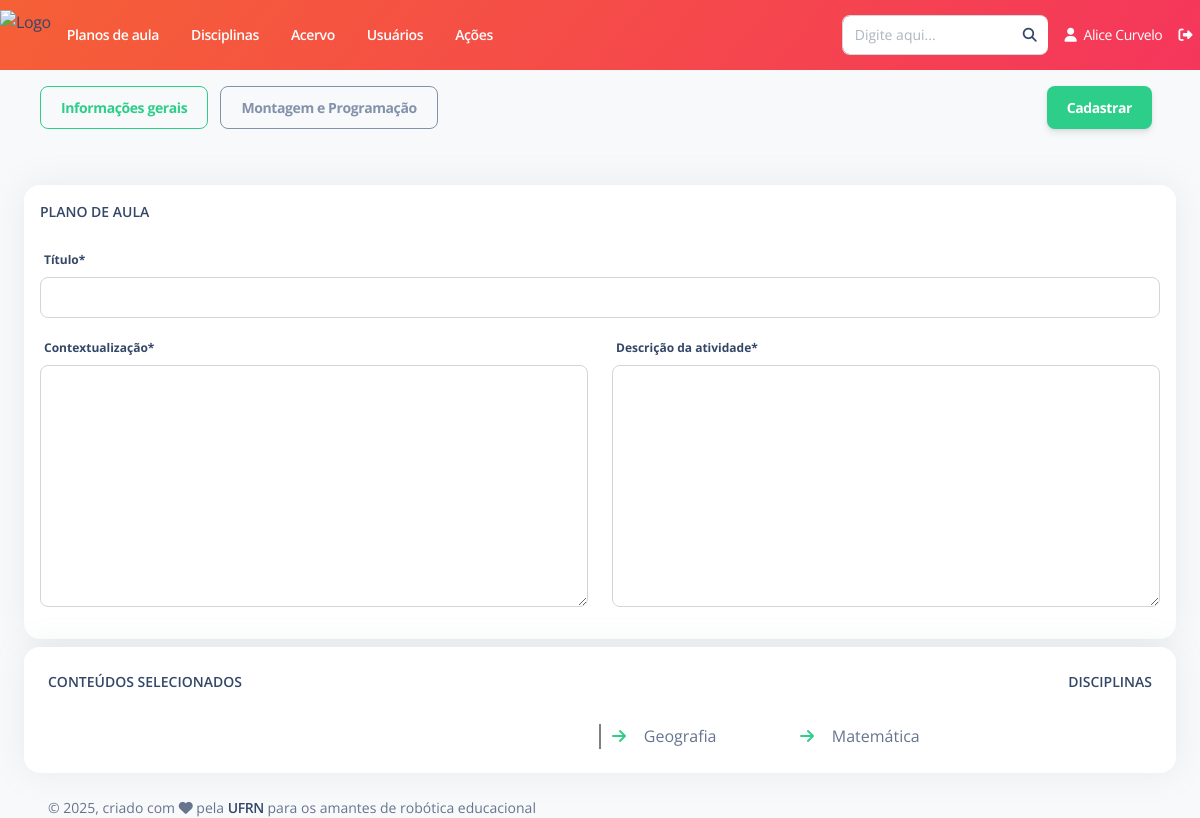
/plano-aula/criar/ (signed in), run on an earlier commit of the app's database.
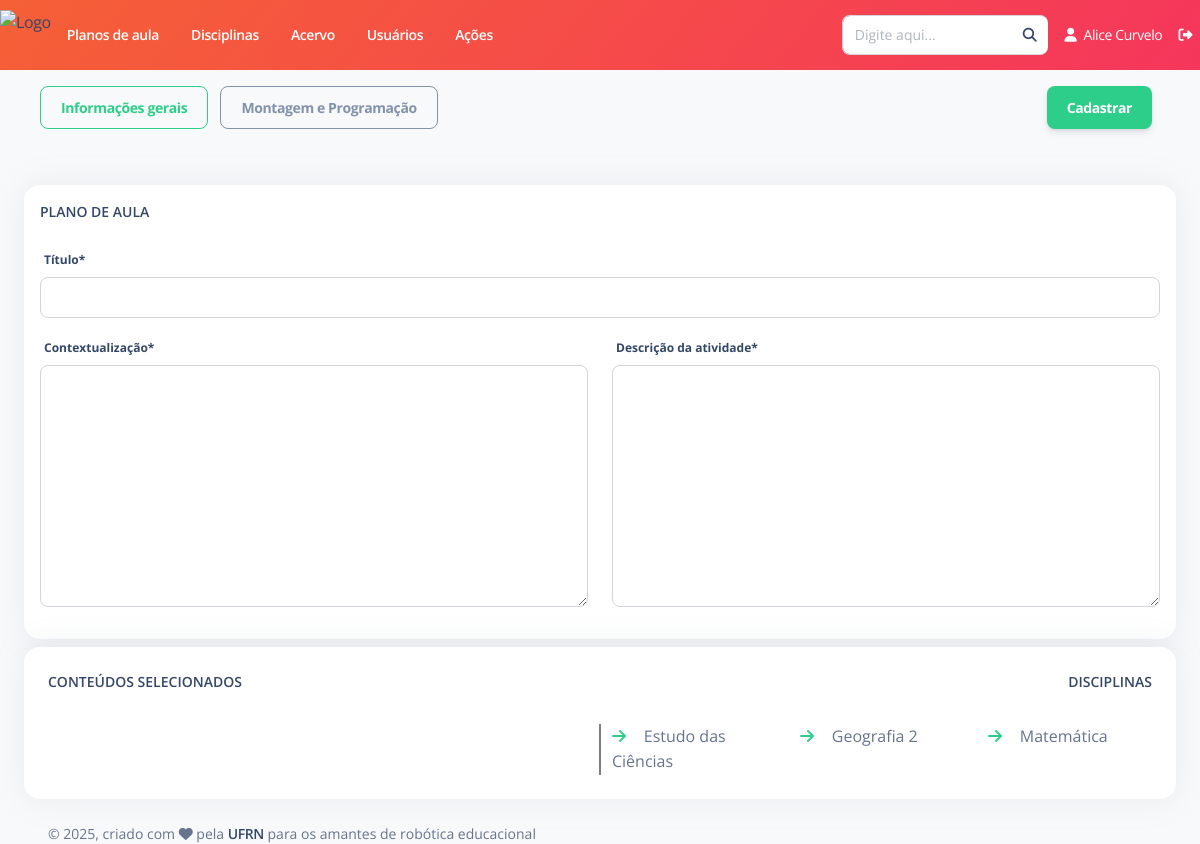
And on a later commit of the database.
### Disciplina/models.py (models this page shows, shortened)
class Disciplina(models.Model):
    nome = models.CharField(unique=True, max_length=200, verbose_name="Nome")
    status = models.CharField(max_length=7, choices=STATUS, default='Ativo')
    class Meta:
        ordering = ['nome']
        verbose_name = "Disciplina"
        verbose_name_plural = "Disciplinas"

### PlanoAula/views.py (the view)
# urls.py: path('criar/', views.CriarAcao.as_view(), name='criar'),
@login_required
def criar(request):
    if (request.method == 'POST'):
        form_inf_gerais = forms.FormInfGerais(request.POST)
        form_montagem = forms.FormMontagem(request.POST, request.FILES)
        form_programacao = forms.FormProgramacao(request.POST, request.FILES)
        if (form_inf_gerais.is_valid() and form_montagem.is_valid() and form_programacao.is_valid()):
            conteudos = request.POST.get('lista_id_conteudos','').split(',')
            plano_aula = PlanoAula()
            plano_aula.criador = Usuario.objects.get(id=request.user.id)
            plano_aula.titulo = form_inf_gerais.cleaned_data['titulo']
            plano_aula.contextualizacao = form_inf_gerais.cleaned_data['contextualizacao']
            plano_aula.descricao_atividade = form_inf_gerais.cleaned_data['descricao_atividade']
            if (form_inf_gerais.cleaned_data['avaliacao'] != ""):
                plano_aula.avaliacao = form_inf_gerais.cleaned_data['avaliacao']
            if (form_montagem.cleaned_data['nivel_dificuldade_montagem'] != ""):
                plano_aula.nivel_dificuldade_montagem = form_montagem.cleaned_data['nivel_dificuldade_montagem']
            if (form_montagem.cleaned_data['robo_equipamento'] != ""):
                plano_aula.robo_equipamento = form_montagem.cleaned_data['robo_equipamento']
            if (form_montagem.cleaned_data['robo_descricao'] != ""):
                plano_aula.robo_descricao = form_montagem.cleaned_data['robo_descricao']
            if (form_montagem.cleaned_data['robo_link'] != ""):
                plano_aula.robo_link = form_montagem.cleaned_data['robo_link']
            if (form_montagem.cleaned_data['robo_pdf'] != ""):
                plano_aula.robo_pdf = form_montagem.cleaned_data['robo_pdf']
            if (form_programacao.cleaned_data['nivel_dificuldade_programacao'] != ""):
                plano_aula.nivel_dificuldade_programacao = form_programacao.cleaned_data['nivel_dificuldade_programacao']
            if (form_programacao.cleaned_data['prog_linguagem'] != ""):
                plano_aula.prog_linguagem = form_programacao.cleaned_data['prog_linguagem']
            if (form_programacao.cleaned_data['prog_descricao'] != ""):
                plano_aula.prog_descricao = form_programacao.cleaned_data['prog_descricao']
            if (form_programacao.cleaned_data['prog_link'] != ""):
                plano_aula.prog_link = form_programacao.cleaned_data['prog_link']
            if (form_programacao.cleaned_data['prog_codigos'] != ""):
                plano_aula.prog_codigos = form_programacao.cleaned_data['prog_codigos']
            plano_aula.save()
            if (conteudos != ['']):
                for conteudo in conteudos:
                    plano_aula.conteudos.add(Conteudo.objects.get(id=int(conteudo)))
            plano_aula.save()
            return redirect('plano_aula:listar')
    else:
        form_inf_gerais = forms.FormInfGerais()
        form_montagem = forms.FormMontagem()
        form_programacao = forms.FormProgramacao()
        lista_disciplinas = Disciplina.objects.filter(status="Ativo")
        lista_conteudos = Conteudo.objects.filter(status="Ativo")
        informacoes = {
            'form_inf_gerais': form_inf_gerais,
            'form_montagem': form_montagem,
            'form_programacao': form_programacao,
            'lista_disciplinas': lista_disciplinas,
            'lista_conteudos': lista_conteudos,
        }
        return render(request, "PlanoAula/criar.html", informacoes)

### PlanoAula/forms.py
class FormInfGerais(ModelForm):
    class Meta:
        model = PlanoAula
        fields = ('titulo', 'contextualizacao', 'descricao_atividade', 'avaliacao')
        error_messages = {
            'titulo': {
                'required': "Esse campo é obrigatório.",
            }
        }

class FormMontagem(ModelForm):
    class Meta:
        model = PlanoAula
        fields = ('nivel_dificuldade_montagem', 'robo_equipamento', 'robo_descricao', 'robo_link', 'robo_pdf')

### templates/PlanoAula/criar.html (shortened to what this page needs)
{% extends "Base/base.html" %}
{% load static %} {% load bootstrap5 %}
{% load crispy_forms_tags %}
{% block conteudo %}
<div class="p-3 d-flex main justify-content-between">
    <div>
        <button id="btn_inf_gerais" class="btn btn-outline-success me-2" onclick="mostrar_inf_gerais()">Informações gerais</button>
        <button id="btn_montagem_programacao" class="btn btn-outline-secondary me-2" onclick="mostrar_montagem_programacao()">Montagem e Programação</button>
    </div>
    <input class="btn btn-success me-2" form="form_plano_aula" type="submit" value="Cadastrar" />
</div>
<form id="form_plano_aula" method="POST" enctype="multipart/form-data">
    <div>
        <div id="div_inf_gerais">
            <div class="row mt-4">
                <div class="col-lg-12 col-md-12 mb-2">
                    <div class="card">
                        <div class="card-header pb-0 p-3">
                            <div class="d-flex justify-content-between">
                                <h6 class="text-uppercase text-sm">Plano de aula</h6>
                            </div>
                        </div>
                        <div class="card-body p-3 overflow-auto">
                            {{ form_inf_gerais.titulo|as_crispy_field }}
                            <div class="row">
                                <div class="col-lg-6 col-md-6 col-12">
                                    {{ form_inf_gerais.contextualizacao|as_crispy_field }}
                                </div>
                                <div class="col-lg-6 col-md-6 col-12">
                                    {{ form_inf_gerais.descricao_atividade|as_crispy_field }}
                                </div>
                            </div>
                        </div>
                    </div>
                </div>
                <div class="col-lg-12 col-md-12 mb-2">
                    <div class="card">
                        <div class="card-header pb-0">
                            <div class="d-flex justify-content-between">
                                <h6 class="text-uppercase text-sm">Conteúdos selecionados</h6>
                                <div>
                                    <h6 id="text_nome_disciplina" class="text-uppercase text-sm">DISCIPLINAS</h6>
                                </div>
                            </div>
                        </div>
                        <div class="card-body overflow-auto">
                            <div class="row">
                                <div class="col-6" style="box-shadow: .5px 0 0 #000;">
                                </div>
                                <div class="col-6" style="box-shadow: -.5px 0 0 #000;">
                                    <div id="div_disciplinas">
                                        <div class="row">
                                            {% for disciplina in lista_disciplinas %}
                                                {% if disciplina.conteudos.all|length > 0 %}
                                                    <div class="col-lg-4 col-md-6">
                                                        <a onclick="selecionar_conteudo('{{disciplina.nome}}')">
                                                            <i class="text-success me-2 icon-xxs dropdown-item-icon fas fa-arrow-right"></i>
                                                        </a>
                                                        {{ disciplina.nome }}
                                                        <br>
                                                    </div>
                                                {% endif %}
                                            {% endfor %}
                                        </div>
                                    </div>
                                </div>
                            </div>
                        </div>
                    </div>
                </div>
            </div>
        </div>
    </div>
</form>
{% endblock %}

### templates/Base/base.html (shortened to what this page needs)
<!DOCTYPE html>
<html lang="pt-br">
  {% load static %}
<head>
    {% include "Base/cabecalho.html" %}
</head>
<body class="g-sidenav-show bg-gray-100">
  <main class="main-content position-relative border-radius-lg ">
          {% include "Base/navbar-horizontal.html" %}
    <div class="container-fluid">
        {% block conteudo %}
        {% endblock %}
        {% include "Base/rodape.html" %}
    </div>
  </main>
  {% include "Base/scripts.html" %}
</body>
</html>

### templates/Base/cabecalho.html (shortened to what this page needs)
{% load static %}
<link href="{% static 'assets/css/nucleo-icons.css' %}" rel="stylesheet" />
<link href="{% static 'assets/css/nucleo-svg.css' %}" rel="stylesheet" />
<link href="{% static 'assets/css/nucleo-svg.css' %}" rel="stylesheet" />
<link id="pagestyle" href="{% static 'assets/css/argon-dashboard.css' %}" rel="stylesheet" />

### templates/Base/navbar-horizontal.html (shortened to what this page needs)
{% load static %}
<nav class="navbar navbar-expand-lg px-0 shadow-none bg-gradient-danger" style="height: 70px;">
  <div class="collapse navbar-collapse justify-content-between" id="navbar">
    <ul class="navbar-nav">
      <li class="nav-item d-flex align-items-center h-100">
        <a href="{% url 'home' %}" class="d-flex align-items-center" style="height: 50px;">
          <img src="{% static 'assets/img/LogoRAP-transparente.png' %}"
               style="height: 100%; width: auto; display: block;"
               alt="Logo">
        </a>
      </li>
      <li class="nav-item px-3 d-flex align-items-center">
        <a href="{% url 'plano_aula:listar' %}" class="nav-link font-weight-bold px-0 text-white">
          Planos de aula
        </a>
      </li>
      <li class="nav-item px-3 d-flex align-items-center">
        <a href="{% url 'disciplina:listar' %}" class="nav-link font-weight-bold px-0 text-white">
          Disciplinas
        </a>
      </li>
      <li class="nav-item px-3 d-flex align-items-center">
        <a href="{% url 'acervo:acervo' %}" class="nav-link font-weight-bold px-0 text-white">
          Acervo
        </a>
      </li>
      <li class="nav-item px-3 d-flex align-items-center">
        <a href="" class="nav-link font-weight-bold px-0 text-white">
          Usuários
        </a>
      </li>
      <li class="nav-item px-3 d-flex align-items-center">
        <a href="{% url 'acoes:listar' %}" class="nav-link font-weight-bold px-0 text-white">
          Ações
        </a>
      </li>
    </ul>
    <ul class="navbar-nav align-items-center">
      <li class="nav-item me-2">
        <div class="input-group">
          <input type="text" class="form-control" placeholder="Digite aqui...">
          <span class="input-group-text"><a href=""><i class="fa fa-search"></i></a></span>
        </div>
      </li>
      <li class="nav-item">
        <a href="#" class="nav-link text-white">
          <i class="fa fa-user me-1"></i> {{ user.first_name }} {{ user.last_name }}
        </a>
      </li>
      <li class="nav-item">
        <a href="{% url 'usuario:logout' %}" class="nav-link text-white">
          <i class="fa fa-sign-out-alt"></i>
        </a>
      </li>
    </ul>
  </div>
</nav>

### templates/Base/rodape.html (shortened to what this page needs)
<footer class="footer pt-3  ">
    <div class="container-fluid">
      <div class="row align-items-center justify-content-lg-between">
        <div class="col-lg-6 mb-lg-0 mb-4">
          <div class="copyright text-center text-sm text-muted text-lg-start">
            © ,
            criado com <i class="fa fa-heart"></i> pela
            <a href="https://www.ufrn.br" class="font-weight-bold" target="_blank">UFRN</a>
            para os amantes de robótica educacional
          </div>
        </div>
      </div>
    </div>
  </footer>

### templates/Base/scripts.html (shortened to what this page needs)
{% load static %}
<link rel="stylesheet" type="text/css" href="http://cdn.datatables.net/1.11.5/css/jquery.dataTables.min.css">

What changed in the data, as far as the page shows it:
added Disciplina: nome "Estudo das Ciências"
changed Disciplina: nome "Geografia" → "Geografia 2"
